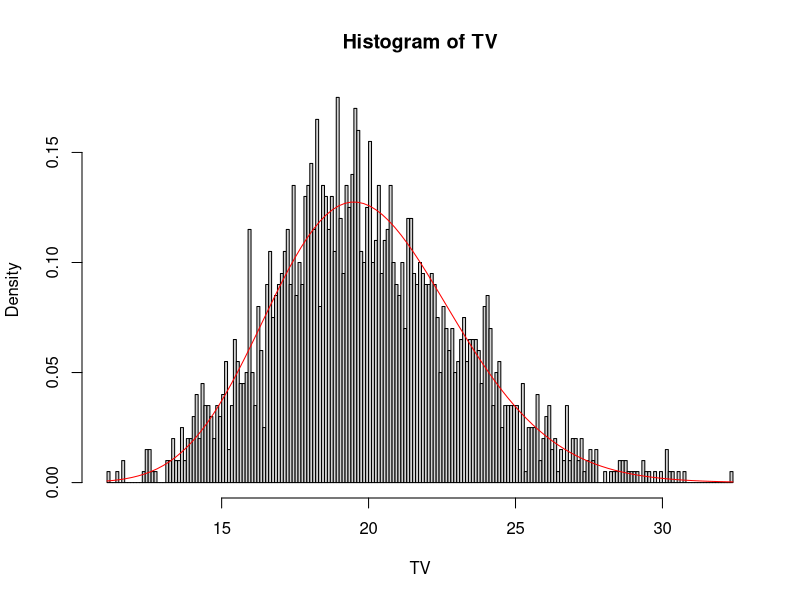
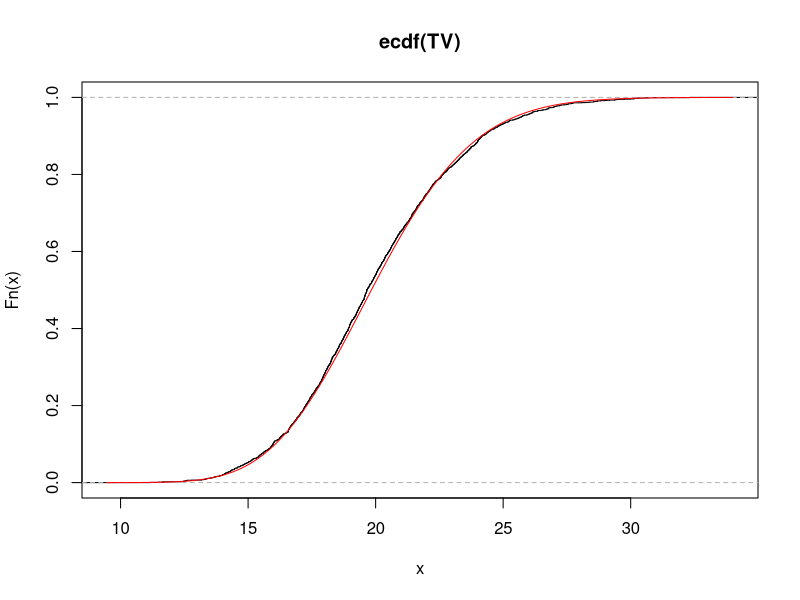
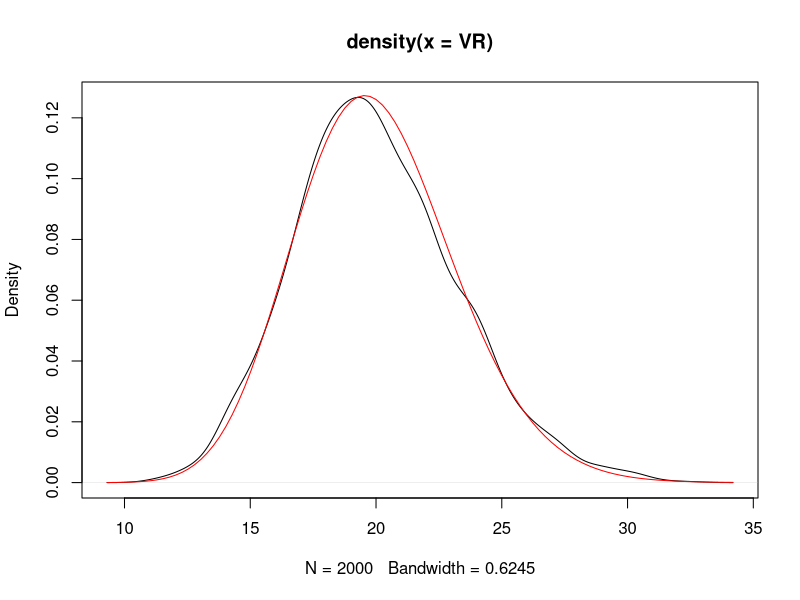
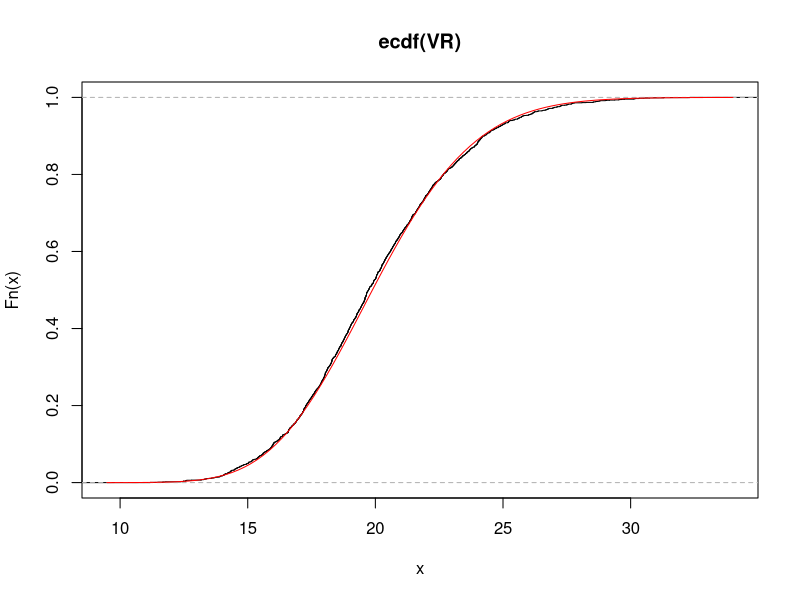
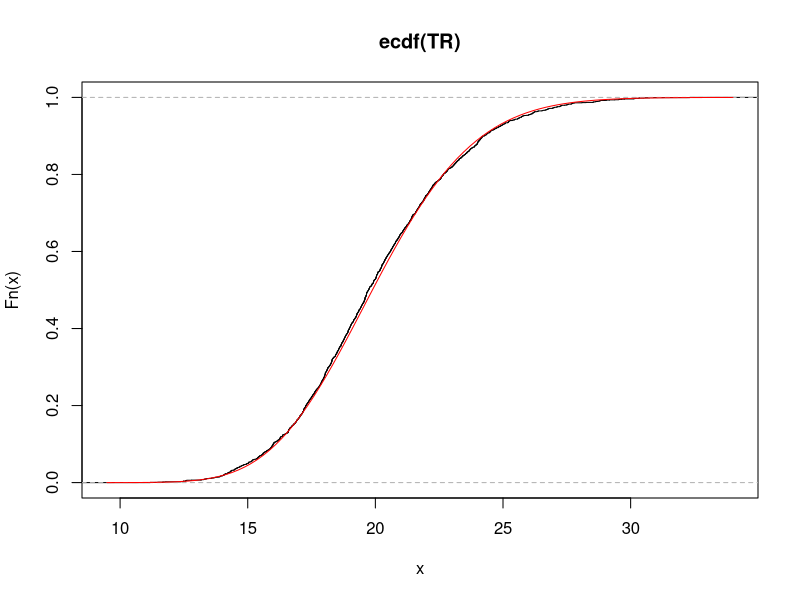
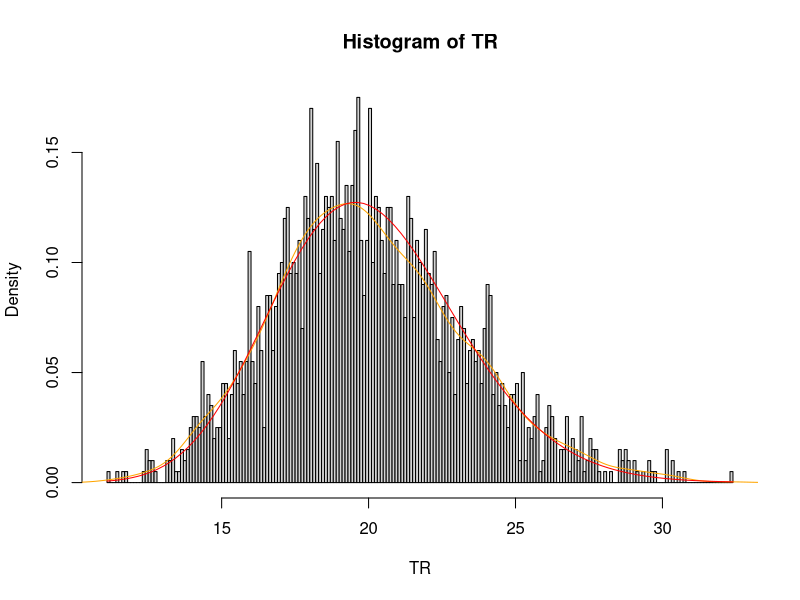

Here is the R script that generated these plots, in order: (Note: this script raises an error after producing the figures.)
library(e1071)
##################################################
################"" Lois exponentielles
###################################################

n <- n_C  <- 2000

Delta_C <- 0
Delta <- 0

alpha_N <- 80
beta_N  <- 2
theta_N <-c(alpha_N,beta_N) 
alpha_L <- 40
beta_L <- 2
theta_L <-c(alpha_L,beta_L) 
nu_L <- 1/10

###données de contrôle
TC = Delta_C + rgamma(n_C,alpha_N,beta_N)

###données expérimentales 
UV  <- Delta + rgamma(n,alpha_N,beta_N)
VV <- Delta + rgamma(n,alpha_L,beta_L)
TV <- apply(cbind(UV,VV),1,min)

UR  <- Delta + rgamma(n,alpha_N,beta_N)
VR <- VV  + rgamma(n,nu_L,beta_L)
TR <-  apply(cbind(UR,VR),1,min)


#####  verif distributions 

#------- TV 
dens_TV <- function(x,theta_L,theta_N,Delta=0){
  z <- x- Delta  
  F1z <- pgamma(z,theta_L[1],theta_L[2])
  f1z <- dgamma(z,theta_L[1],theta_L[2])
  F2z <- pgamma(z,theta_N[1],theta_N[2])
  f2z <- dgamma(z,theta_N[1],theta_N[2])
  f1z*(1-F2z) + f2z*(1-F1z)
}

hist(TV,nclass = n/10,freq = FALSE)
curve(dens_TV(x,theta_L,theta_N),add=TRUE,col='red')

prob_TV <- function(x,theta_L,theta_N,Delta=0){
  z <- x- Delta
  F1z <- pgamma(z,theta_L[1],theta_L[2])
  F2z <- pgamma(z,theta_N[1],theta_N[2])
  1-(1-F1z)*(1-F2z)

}

plot(ecdf(TV))
curve(prob_TV(x,theta_L,theta_N),add=TRUE,col='red')


#------- TR 

dens_VR <- function(x,theta_L,nu_L,Delta=0){
  z <- x- Delta
  dgamma(z,theta_L[1] + nu_L,theta_L[2])
}

plot(density(VR))
curve(dens_VR(x,theta_L,nu_L,Delta=0),add=TRUE,col='red')


prob_VR <- function(x,theta_L,nu_L,Delta=0){
  z <- x- Delta
  pgamma(z,theta_L[1] + nu_L,theta_L[2])
}

plot(ecdf(VR))
curve(prob_VR(x,theta_L,nu_L),add=TRUE,col='red')


prob_TR <- function(x,theta_L,nu_L,theta_N,Delta=0){
  1-(1-prob_VR(x,theta_L,nu_L,Delta))*(1-pgamma(x-Delta,theta_N[1],theta_N[2]))
}

plot(ecdf(TR))
curve(prob_TR(x,theta_L,nu_L,theta_N),add=TRUE,col='red')



dens_TR <- function(x,theta_L,nu_L,theta_N,Delta=0){

  F_VR <- prob_VR(x,theta_L,nu_L,Delta)
  f_VR <- dens_VR(x,theta_L,nu_L,Delta)
  
  F_UR <- pgamma(x-Delta,theta_N[1],theta_N[2])
  f_UR <- dgamma(x-Delta,theta_N[1],theta_N[2])
  f_VR*(1-F_UR) + f_UR*(1-F_VR)

}


hist(TR,freq=FALSE,nclass=n/10)
lines(density(TR),col='orange')
curve(dens_TR(x,theta_L,nu_L,theta_N),add=TRUE,col='red')


################################################""
#------------ Estimations
#################################################



#-----------------------------------  ESTIM alpha_N, beta_N---- 
theta_N_hat<- estim_param_Gamma(TC)

#------------------------------------- ESTIM alpha_L, beta_Lt----- 


log_lik_TV <- function(theta_L,theta_N,TV){
  
  U <- dens_TV(TV,theta_L,theta_N)
  U <- U[U!=0]
  - sum(log(U))
}


theta_L_estim_init <- estim_param_Gamma(TV)


log_lik_TV(theta_L,theta_N,TV)
log_lik_TV(theta_L,theta_N_hat,TV)


theta_L_hat <- optim(theta_L_estim_init, log_lik_TV,theta_N = theta_N_hat,TV = TV)$par 

#------------------------------------- ESTIM nu_L----- 


log_lik_TR <- function(grid_nu_L,theta_L,theta_N,TR){
  m <- length(grid_nu_L)
  LL <- rep(0,m)
  for (i in 1:m){
    LL[i] <-   sum(log(dens_TR(TR,theta_L,grid_nu_L[i],theta_N)))
  }
  return(-LL)
}

grid_nu_L <- seq(0.0001,0.7,length=100)
LL <-log_lik_TR(grid_nu_L,theta_L,theta_N,TR)
plot(grid_nu_L,LL,type='l')
abline(v = nu_L,col='red')
nu_L_hat <- optimize(log_lik_TR,c(0.0000001, 0.7),tol = 0.0001,theta_L = theta_L, theta_N = theta_N,TR = TR) 
abline(v = nu_L_hat,col='orange')

LL_hat <- log_lik_TR(grid_nu_L,theta_L_hat,theta_N_hat,TR)
nu_L_hat_hat <- optimize(log_lik_TR,c(0.0000001, 0.7),tol = 0.0001,theta_L = theta_L_hat,theta_N = theta_N_hat,TR = TR) 
plot(grid_nu_L,LL,type='l',col='red',ylim = range(c(LL,LL_hat)))
lines(grid_nu_L,LL_hat,col='blue')
abline(v = nu_L_hat,col='red')
abline(v = nu_L_hat_hat,col='blue')
abline(v = nu_L,col='green')


1/nu_L_hat_hat$minimum
1/nu_L






